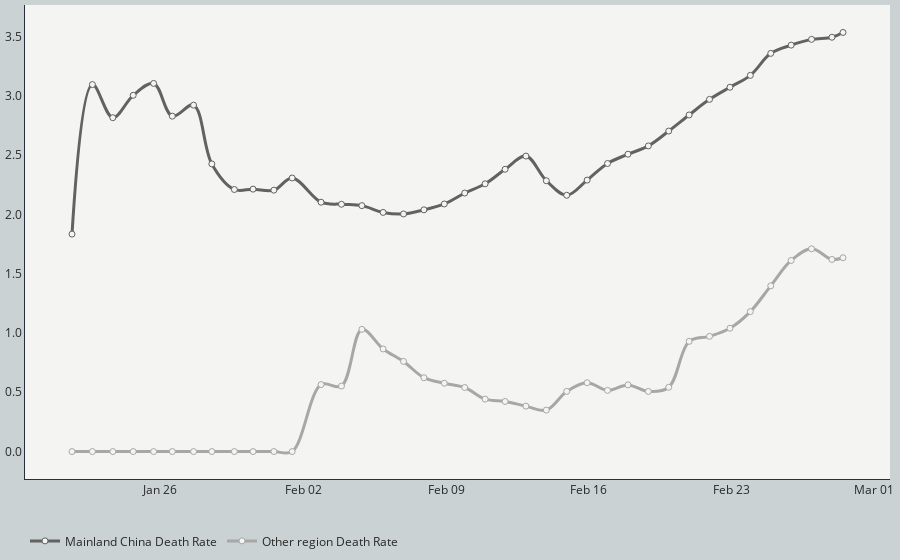

Notebook code cell kept with this figure:
### Code cell
# Line plot for death rate cases
# Set up tick scale based on confirmed case number
tickList = list(np.arange(0, (df_deaths['Mainland China']/df_confirmed['Mainland China']*100).max(), 0.5))

# Create empty figure canvas
fig_rate = go.Figure()
# Add trace to the figure
fig_rate.add_trace(go.Scatter(x=df_deaths['Date'], y=df_deaths['Mainland China']/df_confirmed['Mainland China']*100,
                                mode='lines+markers',
                                line_shape='spline',
                                name='Mainland China Death Rate',
                                line=dict(color='#626262', width=3),
                                marker=dict(size=6, color='#f4f4f2',
                                            line=dict(width=1,color='#626262')),
                                text=[datetime.strftime(d, '%b %d %Y AEDT') for d in df_deaths['Date']],
                                hovertext=['Mainland China death rate<br>{:.2f}%'.format(i) for i in df_deaths['Mainland China']/df_confirmed['Mainland China']*100],
                                hovertemplate='<b>%{text}</b><br></br>'+
                                              '%{hovertext}'+
                                              '<extra></extra>'))
fig_rate.add_trace(go.Scatter(x=df_deaths['Date'], y=df_deaths['Other locations']/df_confirmed['Other locations']*100,
                                mode='lines+markers',
                                line_shape='spline',
                                name='Other region Death Rate',
                                line=dict(color='#a7a7a7', width=3),
                                marker=dict(size=6, color='#f4f4f2',
                                            line=dict(width=1,color='#a7a7a7')),
                                text=[datetime.strftime(d, '%b %d %Y AEDT') for d in df_deaths['Date']],
                                hovertext=['Mainland China death rate<br>{:.2f}%'.format(i) for i in df_deaths['Other locations']/df_confirmed['Other locations']*100],
                                hovertemplate='<b>%{text}</b><br></br>'+
                                              '%{hovertext}'+
                                              '<extra></extra>'))

# Customise layout
fig_rate.update_layout(
    margin=go.layout.Margin(
        l=10,
        r=10,
        b=10,
        t=5,
        pad=0
    ),
    yaxis=dict(
        showline=True, linecolor='#272e3e',
        zeroline=False,
        gridcolor='rgba(203, 210, 211,.3)',
        gridwidth = .1,
        tickmode='array',
        # Set tick range based on the maximum number
        tickvals=tickList,
        # Set tick label accordingly
        ticktext=['{:.1f}'.format(i) for i in tickList]
    ),
#    yaxis_title="Total Death Case Number",
    xaxis=dict(
        showline=True, linecolor='#272e3e',
        gridcolor='rgba(203, 210, 211,.3)',
        gridwidth = .1,
        zeroline=False
    ),
    xaxis_tickformat='%b %d',
    hovermode = 'x',
    legend_orientation="h",
#    legend=dict(x=.35, y=-.05),
    plot_bgcolor='#f4f4f2',
    paper_bgcolor='#cbd2d3',
    font=dict(color='#292929')
)

fig_rate.show()

### Figure 1 — Plotly figure (JSON) as saved in the notebook; plotly's stock layout.template omitted (floating-point values rounded to 4 significant figures)
{"data": [{"hovertemplate": "<b>%{text}</b><br></br>%{hovertext}<extra></extra>", "hovertext": ["Mainland China death rate<br>3.54%", "Mainland China death rate<br>3.50%", "Mainland China death rate<br>3.48%", "Mainland China death rate<br>3.43%", "Mainland China death rate<br>3.36%", "Mainland China death rate<br>3.17%", "Mainland China death rate<br>3.07%", "Mainland China death rate<br>2.97%", "Mainland China death rate<br>2.84%", "Mainland China death rate<br>2.70%", "Mainland China death rate<br>2.58%", "Mainland China death rate<br>2.51%", "Mainland China death rate<br>2.43%", "Mainland China death rate<br>2.29%", "Mainland China death rate<br>2.16%", "Mainland China death rate<br>2.29%", "Mainland China death rate<br>2.49%", "Mainland China death rate<br>2.38%", "Mainland China death rate<br>2.26%", "Mainland China death rate<br>2.18%", "Mainland China death rate<br>2.09%", "Mainland China death rate<br>2.04%", "Mainland China death rate<br>2.00%", "Mainland China death rate<br>2.02%", "Mainland China death rate<br>2.07%", "Mainland China death rate<br>2.09%", "Mainland China death rate<br>2.10%", "Mainland China death rate<br>2.31%", "Mainland China death rate<br>2.21%", "Mainland China death rate<br>2.21%", "Mainland China death rate<br>2.21%", "Mainland China death rate<br>2.43%", "Mainland China death rate<br>2.92%", "Mainland China death rate<br>2.83%", "Mainland China death rate<br>3.11%", "Mainland China death rate<br>3.01%", "Mainland China death rate<br>2.82%", "Mainland China death rate<br>3.10%", "Mainland China death rate<br>1.83%"], "line": {"color": "#626262", "shape": "spline", "width": 3}, "marker": {"color": "#f4f4f2", "line": {"color": "#626262", "width": 1}, "size": 6}, "mode": "lines+markers", "name": "Mainland China Death Rate", "text": ["Feb 28 2020 AEDT", "Feb 27 2020 AEDT", "Feb 26 2020 AEDT", "Feb 25 2020 AEDT", "Feb 24 2020 AEDT", "Feb 23 2020 AEDT", "Feb 22 2020 AEDT", "Feb 21 2020 AEDT", "Feb 20 2020 AEDT", "Feb 19 2020 AEDT", "Feb 18 2020 AEDT", "Feb 17 2020 AEDT", "Feb 16 2020 AEDT", "Feb 15 2020 AEDT", "Feb 14 2020 AEDT", "Feb 13 2020 AEDT", "Feb 12 2020 AEDT", "Feb 11 2020 AEDT", "Feb 10 2020 AEDT", "Feb 09 2020 AEDT", "Feb 08 2020 AEDT", "Feb 07 2020 AEDT", "Feb 06 2020 AEDT", "Feb 05 2020 AEDT", "Feb 04 2020 AEDT", "Feb 03 2020 AEDT", "Feb 02 2020 AEDT", "Feb 01 2020 AEDT", "Jan 31 2020 AEDT", "Jan 30 2020 AEDT", "Jan 29 2020 AEDT", "Jan 28 2020 AEDT", "Jan 27 2020 AEDT", "Jan 26 2020 AEDT", "Jan 25 2020 AEDT", "Jan 24 2020 AEDT", "Jan 23 2020 AEDT", "Jan 22 2020 AEDT", "Jan 21 2020 AEDT"], "type": "scatter", "x": ["2020-02-28T11:00:00", "2020-02-27T22:00:00", "2020-02-26T22:00:00", "2020-02-25T22:00:00", "2020-02-24T22:00:00", "2020-02-23T22:00:00", "2020-02-22T22:00:00", "2020-02-21T22:00:00", "2020-02-20T22:00:00", "2020-02-19T22:00:00", "2020-02-18T22:00:00", "2020-02-17T22:00:00", "2020-02-16T22:00:00", "2020-02-15T22:00:00", "2020-02-14T22:00:00", "2020-02-13T22:00:00", "2020-02-12T22:00:00", "2020-02-11T21:30:00", "2020-02-10T22:00:00", "2020-02-09T22:00:00", "2020-02-08T22:00:00", "2020-02-07T22:00:00", "2020-02-06T22:00:00", "2020-02-05T22:00:00", "2020-02-04T21:00:00", "2020-02-03T21:00:00", "2020-02-02T21:00:00", "2020-02-01T11:00:00", "2020-01-31T13:30:00", "2020-01-30T13:00:00", "2020-01-29T15:00:00", "2020-01-28T12:30:00", "2020-01-27T15:00:00", "2020-01-26T14:00:00", "2020-01-25T16:00:00", "2020-01-24T16:00:00", "2020-01-23T16:00:00", "2020-01-22T16:00:00", "2020-01-21T16:00:00"], "y": [3.536, 3.496, 3.478, 3.429, 3.36, 3.174, 3.074, 2.972, 2.84, 2.704, 2.579, 2.509, 2.43, 2.29, 2.162, 2.285, 2.493, 2.382, 2.259, 2.181, 2.089, 2.039, 2.005, 2.018, 2.075, 2.086, 2.104, 2.308, 2.205, 2.214, 2.211, 2.427, 2.923, 2.83, 3.106, 3.006, 2.817, 3.097, 1.835]}, {"hovertemplate": "<b>%{text}</b><br></br>%{hovertext}<extra></extra>", "hovertext": ["Mainland China death rate<br>1.64%", "Mainland China death rate<br>1.62%", "Mainland China death rate<br>1.71%", "Mainland China death rate<br>1.61%", "Mainland China death rate<br>1.40%", "Mainland China death rate<br>1.18%", "Mainland China death rate<br>1.04%", "Mainland China death rate<br>0.97%", "Mainland China death rate<br>0.93%", "Mainland China death rate<br>0.54%", "Mainland China death rate<br>0.51%", "Mainland China death rate<br>0.56%", "Mainland China death rate<br>0.52%", "Mainland China death rate<br>0.58%", "Mainland China death rate<br>0.51%", "Mainland China death rate<br>0.35%", "Mainland China death rate<br>0.38%", "Mainland China death rate<br>0.42%", "Mainland China death rate<br>0.44%", "Mainland China death rate<br>0.54%", "Mainland China death rate<br>0.58%", "Mainland China death rate<br>0.62%", "Mainland China death rate<br>0.76%", "Mainland China death rate<br>0.87%", "Mainland China death rate<br>1.03%", "Mainland China death rate<br>0.55%", "Mainland China death rate<br>0.56%", "Mainland China death rate<br>0.00%", "Mainland China death rate<br>0.00%", "Mainland China death rate<br>0.00%", "Mainland China death rate<br>0.00%", "Mainland China death rate<br>0.00%", "Mainland China death rate<br>0.00%", "Mainland China death rate<br>0.00%", "Mainland China death rate<br>0.00%", "Mainland China death rate<br>0.00%", "Mainland China death rate<br>0.00%", "Mainland China death rate<br>0.00%", "Mainland China death rate<br>0.00%"], "line": {"color": "#a7a7a7", "shape": "spline", "width": 3}, "marker": {"color": "#f4f4f2", "line": {"color": "#a7a7a7", "width": 1}, "size": 6}, "mode": "lines+markers", "name": "Other region Death Rate", "text": ["Feb 28 2020 AEDT", "Feb 27 2020 AEDT", "Feb 26 2020 AEDT", "Feb 25 2020 AEDT", "Feb 24 2020 AEDT", "Feb 23 2020 AEDT", "Feb 22 2020 AEDT", "Feb 21 2020 AEDT", "Feb 20 2020 AEDT", "Feb 19 2020 AEDT", "Feb 18 2020 AEDT", "Feb 17 2020 AEDT", "Feb 16 2020 AEDT", "Feb 15 2020 AEDT", "Feb 14 2020 AEDT", "Feb 13 2020 AEDT", "Feb 12 2020 AEDT", "Feb 11 2020 AEDT", "Feb 10 2020 AEDT", "Feb 09 2020 AEDT", "Feb 08 2020 AEDT", "Feb 07 2020 AEDT", "Feb 06 2020 AEDT", "Feb 05 2020 AEDT", "Feb 04 2020 AEDT", "Feb 03 2020 AEDT", "Feb 02 2020 AEDT", "Feb 01 2020 AEDT", "Jan 31 2020 AEDT", "Jan 30 2020 AEDT", "Jan 29 2020 AEDT", "Jan 28 2020 AEDT", "Jan 27 2020 AEDT", "Jan 26 2020 AEDT", "Jan 25 2020 AEDT", "Jan 24 2020 AEDT", "Jan 23 2020 AEDT", "Jan 22 2020 AEDT", "Jan 21 2020 AEDT"], "type": "scatter", "x": ["2020-02-28T11:00:00", "2020-02-27T22:00:00", "2020-02-26T22:00:00", "2020-02-25T22:00:00", "2020-02-24T22:00:00", "2020-02-23T22:00:00", "2020-02-22T22:00:00", "2020-02-21T22:00:00", "2020-02-20T22:00:00", "2020-02-19T22:00:00", "2020-02-18T22:00:00", "2020-02-17T22:00:00", "2020-02-16T22:00:00", "2020-02-15T22:00:00", "2020-02-14T22:00:00", "2020-02-13T22:00:00", "2020-02-12T22:00:00", "2020-02-11T21:30:00", "2020-02-10T22:00:00", "2020-02-09T22:00:00", "2020-02-08T22:00:00", "2020-02-07T22:00:00", "2020-02-06T22:00:00", "2020-02-05T22:00:00", "2020-02-04T21:00:00", "2020-02-03T21:00:00", "2020-02-02T21:00:00", "2020-02-01T11:00:00", "2020-01-31T13:30:00", "2020-01-30T13:00:00", "2020-01-29T15:00:00", "2020-01-28T12:30:00", "2020-01-27T15:00:00", "2020-01-26T14:00:00", "2020-01-25T16:00:00", "2020-01-24T16:00:00", "2020-01-23T16:00:00", "2020-01-22T16:00:00", "2020-01-21T16:00:00"], "y": [1.635, 1.621, 1.71, 1.612, 1.398, 1.181, 1.04, 0.9723, 0.9298, 0.5425, 0.5071, 0.5624, 0.5161, 0.5806, 0.5076, 0.3497, 0.3831, 0.4228, 0.4425, 0.5405, 0.5764, 0.6231, 0.7605, 0.8658, 1.031, 0.5525, 0.565, 0, 0, 0, 0, 0, 0, 0, 0, 0, 0, 0, 0]}], "layout": {"font": {"color": "#292929"}, "hovermode": "x", "legend": {"orientation": "h"}, "margin": {"b": 10, "l": 10, "pad": 0, "r": 10, "t": 5}, "paper_bgcolor": "#cbd2d3", "plot_bgcolor": "#f4f4f2", "xaxis": {"gridcolor": "rgba(203, 210, 211,.3)", "gridwidth": 0.1, "linecolor": "#272e3e", "showline": true, "tickformat": "%b %d", "zeroline": false}, "yaxis": {"gridcolor": "rgba(203, 210, 211,.3)", "gridwidth": 0.1, "linecolor": "#272e3e", "showline": true, "tickmode": "array", "ticktext": ["0.0", "0.5", "1.0", "1.5", "2.0", "2.5", "3.0", "3.5"], "tickvals": [0, 0.5, 1, 1.5, 2, 2.5, 3, 3.5], "zeroline": false}}}
